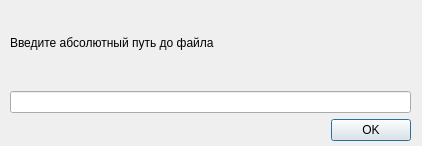
<?xml version="1.0" encoding="UTF-8"?>
<ui version="4.0">
 <class>SettingsDialog</class>
 <widget class="QDialog" name="SettingsDialog">
  <property name="geometry">
   <rect>
    <x>0</x>
    <y>0</y>
    <width>422</width>
    <height>146</height>
   </rect>
  </property>
  <property name="windowTitle">
   <string>Настройка</string>
  </property>
  <widget class="QWidget" name="layoutWidget">
   <property name="geometry">
    <rect>
     <x>10</x>
     <y>0</y>
     <width>401</width>
     <height>141</height>
    </rect>
   </property>
   <layout class="QGridLayout" name="gridLayout">
    <item row="1" column="0">
     <widget class="QLineEdit" name="settingsLineEdit"/>
    </item>
    <item row="0" column="0">
     <widget class="QLabel" name="settingsLabel">
      <property name="text">
       <string>Введите абсолютный путь до файла</string>
      </property>
     </widget>
    </item>
    <item row="2" column="0">
     <widget class="QDialogButtonBox" name="buttonBox">
      <property name="standardButtons">
       <set>QDialogButtonBox::Ok</set>
      </property>
     </widget>
    </item>
   </layout>
  </widget>
 </widget>
 <resources/>
 <connections/>
</ui>
